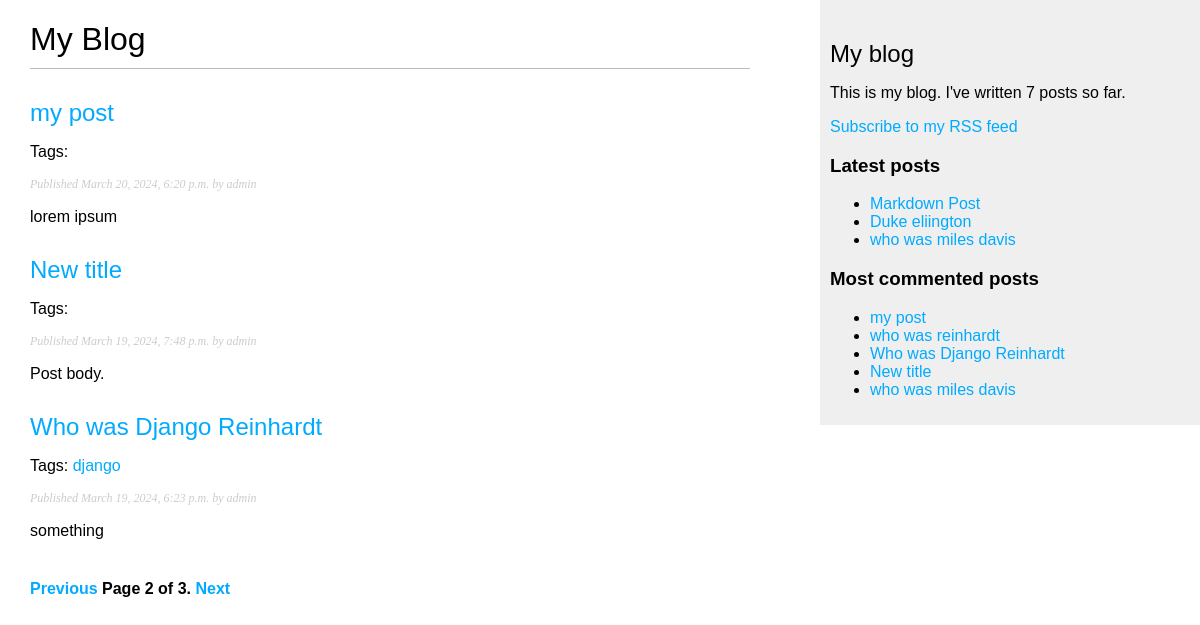
Screenshot of /blog/?page=2 with the database file from the repository.
### blog/models.py (models this page shows, shortened)
class Post(models.Model):
    class Status(models.TextChoices):
        DRAFT = 'DF', 'Draft'
        PUBLISHED = 'PB', 'Published'
    title = models.CharField(max_length=250)
    slug = models.SlugField(max_length=250,
                            unique_for_date='publish')
    author = models.ForeignKey(User,
                               on_delete=models.CASCADE,
                               related_name='blog_posts')
    body = models.TextField()
    publish = models.DateTimeField(default=timezone.now)
    created = models.DateTimeField(auto_now_add=True)
    updated = models.DateTimeField(auto_now=True)
    status = models.CharField(max_length=2,
                              choices=Status.choices,
                              default=Status.DRAFT)
    tags = TaggableManager()
    objects = models.Manager() # The default manager.
    published = PublishedManager() # Our custom manager.
    class Meta:
        ordering = ['-publish']
        indexes = [
            models.Index(fields=['-publish']),
        ]
    def get_absolute_url(self):
        return reverse('blog:post_detail',
                       args=[self.publish.year,
                             self.publish.month,
                             self.publish.day,
                             self.slug])

### blog/views.py (the view)
# urls.py: path('', views.post_list, name='post_list'),
def post_list(request, tag_slug=None):
    post_list = Post.published.all()
    tag = None
    if tag_slug:
        tag = get_object_or_404(Tag, slug=tag_slug)
        post_list = post_list.filter(tags__in=[tag])
    paginator = Paginator(post_list, 3)
    page_number = request.GET.get('page', 1)
    posts = paginator.page(page_number)
    return render(request,
                 'blog/post/list.html',
                 {'posts': posts})

### blog/models.py (called while the page is built)
    def get_queryset(self):
        return super().get_queryset()\
                      .filter(status=Post.Status.PUBLISHED)

### blog/templatetags/blog_tags.py (called while the page is built)
@register.simple_tag
def total_posts():
    return Post.published.count()

@register.inclusion_tag('blog/post/latest_posts.html')
def show_latest_posts(count=5):
    latest_posts = Post.published.order_by('-publish')[:count]
    return {'latest_posts': latest_posts}

@register.simple_tag
def get_most_commented_posts(count=5):
    return Post.published.annotate(
                total_comments=Count('comments')
            ).order_by('-total_comments')[:count]

@register.filter(name='markdown')
def markdown_format(text):
    return mark_safe(markdown.markdown(text))

### blog/templates/blog/post/list.html (shortened to what this page needs)
{% extends "blog/base.html" %}
{% load blog_tags %}
{% block content %}
  <h1>My Blog</h1>
  {% for post in posts %}
    <h2>
      <a href="{{ post.get_absolute_url }}">
        {{ post.title }}
      </a>
    </h2>
    <p class="tags">
      Tags:
      {% for tag in post.tags.all %}
      <a href="{% url 'blog:post_list_by_tag' tag.slug %}">
      {{ tag.name }}
      </a>
      {% endfor %}
    </p>
    <p class="date">
      Published {{ post.publish }} by {{ post.author }}
    </p>
    {{ post.body|markdown|truncatewords_html:30 }}
  {% endfor %}
  {% include 'pagination.html' with page=posts %}
{% endblock %}

### blog/templates/blog/base.html (shortened to what this page needs)
{% load blog_tags %}
{% load static %}
<!DOCTYPE html>
<html>
<head>
  <link href="{% static 'css/blog.css' %}" rel="stylesheet">
</head>
<body>
  <div id="content">
    {% block content %}
    {% endblock %}
  </div>
  <div id="sidebar">
    <h2>My blog</h2>
    <p>
      This is my blog.
      I've written {% total_posts %} posts so far.
    </p>
    <p>
      <a href="{% url 'blog:post_feed' %}">
      Subscribe to my RSS feed
      </a>
    </p>
    <h3>Latest posts</h3>
    {% show_latest_posts 3 %}
    <h3>Most commented posts</h3>
    {% get_most_commented_posts as most_commented_posts %}
    <ul>
      {% for post in most_commented_posts %}
      <li>
        <a href="{{ post.get_absolute_url }}">{{ post.title }}</a>
      </li>
      {% endfor %}
    </ul>
  </div>
</body>
</html>

### blog/templates/blog/post/latest_posts.html
<ul>
    {% for post in latest_posts %}
    <li>
    <a href="{{ post.get_absolute_url }}">{{ post.title }}</a>
    </li>
    {% endfor %}
</ul>

### blog/static/css/blog.css (style rules this page uses)
body { margin:0; padding:0; font-family:helvetica, sans-serif; }
a { color:#00abff; text-decoration:none; }
h1 { font-weight:normal; border-bottom:1px solid #bbb; padding:0 0 10px 0; }
h2 { font-weight:normal; margin:30px 0 0; }
#content { float:left; width:60%; padding:0 0 0 30px; }
#sidebar { float:right; width:30%; padding:10px; background:#efefef; height:100%; }
p.date { color:#ccc; font-family: georgia, serif; font-size: 12px; font-style: italic; }

### rows the page displays
Post: title "my post", publish "March 20, 2024, 6:20 p.m.", author "admin", body "lorem ipsum"
Post: title "New title", publish "March 19, 2024, 7:48 p.m.", author "admin", body "Post body."
Post: title "Who was Django Reinhardt", publish "March 19, 2024, 6:23 p.m.", author "admin", body "something"
Tag: name "django"
Post: title "Markdown Post"
Post: title "Duke eliington"
Post: title "who was miles davis"
Post: title "who was reinhardt"

### other values shown
{{ page.number }} "2"
{{ page.paginator.num_pages }} "3"
